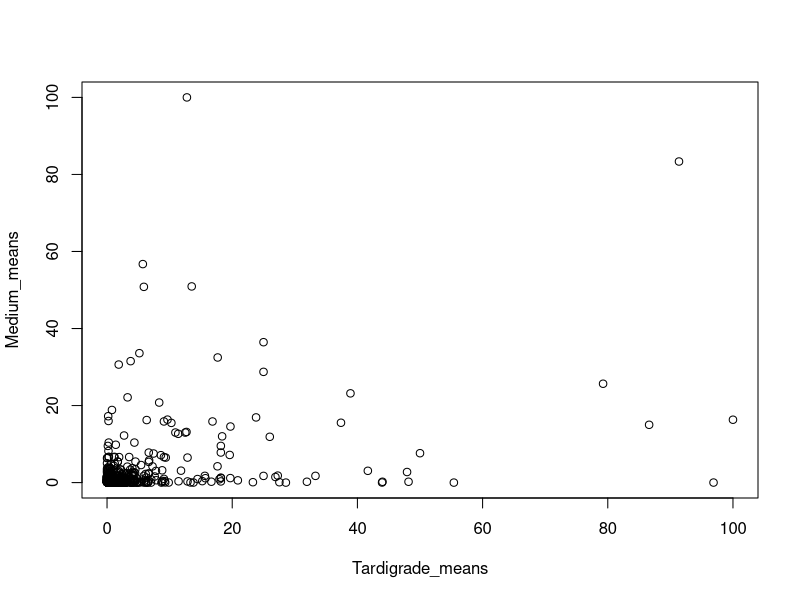
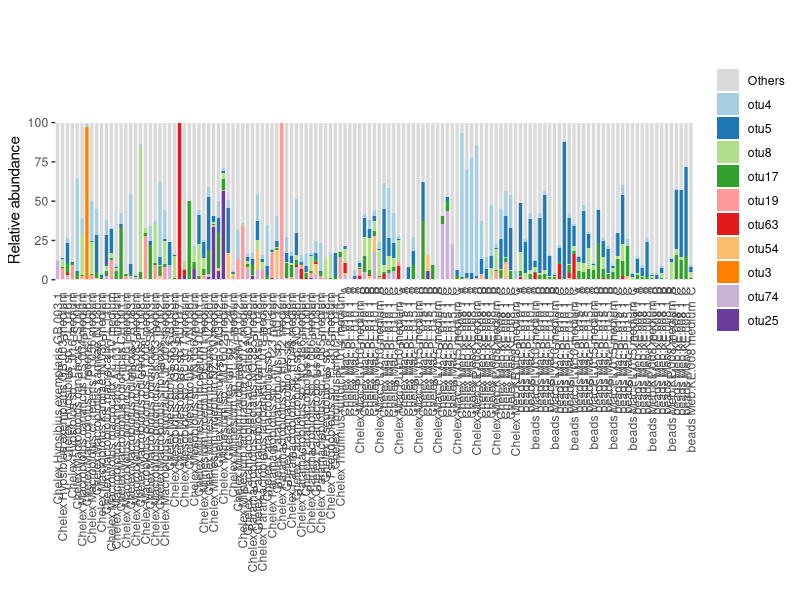

The R script that drew these images, in order:
library(reshape2)
library(ggplot2)

samples<- read.csv("../EXPERIMENT1/SAMPLES_EXPERIMENT1.csv",sep="\t", header=T)
otus<-read.csv("../EXPERIMENT1/Results/Decontaminated_OTU_Table.txt",sep="\t", header=T,row.names=1)


#TO RELATIVE
	X<-otus
	info<-X[1:5]
	n<-ncol(X)
	X<-X[-c(1:5,n)]
	X<-apply(X, 2, function(x){100*x/sum(x)} )
	out<-cbind(info,X)
otus_relative<-out


data<-t(otus_relative[-c(1:5)] )

types<-data.frame(sample_type=t(samples[5, rownames(data)]))
colnames(types)<-"sample_type"

data<-cbind(data, types)

Tardigrade_samples<-subset(data,sample_type=="1")
Medium_samples<-subset(data,sample_type=="medium")

Tardigrade_samples<-subset(Tardigrade_samples, select=-sample_type) 
Medium_samples<-subset(Medium_samples, select=-sample_type) 

Tardigrade_samples<-apply(Tardigrade_samples,2,as.numeric)
Medium_samples<-apply(Medium_samples,2,as.numeric)

Tardigrade_means<-apply(Tardigrade_samples,2,max)
Medium_means<-apply(Medium_samples,2,max)

plot(Tardigrade_means,Medium_means)








as.data.frame(t(samples[5, rownames(data)]),colnames=c("sample_type")) 

 data.frame(t(samples[5, rownames(data)]),colnames=c("sample_type"))






# EMPTY 
otus<-otus[,! colnames(otus) %in%  c("EXPERIMENT_1_T_Neg_PCRI_1","EXPERIMENT_1_T_Neg_PCRI_1","EXPERIMENT_1_T_Neg_PCRI_2")]


#TO RELATIVE
	X<-otus
	info<-X[1:5]
	n<-ncol(X)
	X<-X[-c(1:5,n)]
	X<-apply(X, 2, function(x){100*x/sum(x)} )
	out<-cbind(info,X)
otus<-out

otus<-otus[,-c(1,2,3,4,5)]

apply(otus,1,max)

otusMEAN<-otus[rev(order(rowSums(otus,na.rm=T))),]
otusMAX<-otus[rev(order(apply(otus,1,max))),]

otus<-unique(rbind(otusMEAN[1:5,], otusMAX[1:9,] ))



otus<-rbind(100-colSums(otus),otus)
rownames(otus)[1]<-"Others"

melted_otus<-melt(t(otus))

melted_otus$REPLICATE<-t( samples[1, paste0(melted_otus[,1])])
melted_otus$EXTRACTION<-t( samples[2, paste0(melted_otus[,1])])

melted_otus$EXTRACTION[melted_otus$EXTRACTION=="Chelex"]<-"1.Chelex"
melted_otus$EXTRACTION[melted_otus$EXTRACTION=="beads"]<-"2.SPRIbeads"


melted_otus$SPECIES<-t( samples[3, paste0(melted_otus[,1])])
melted_otus$BLANK_TYPE<-t( samples[4, paste0(melted_otus[,1])])
melted_otus$N<-t( samples[5, paste0(melted_otus[,1])])
melted_otus$WASHED<-t( samples[6, paste0(melted_otus[,1])])
melted_otus$EXPERIMENT<-t( samples[9, paste0(melted_otus[,1])])
melted_otus$GENUS<-t( samples[10, paste0(melted_otus[,1])])
melted_otus$SAMPLE_NAME<-t( samples[11, paste0(melted_otus[,1])])
melted_otus$BLANK_TYPE[melted_otus$BLANK_TYPE=="blank"]<-"0.blank"
melted_otus$BLANK_TYPE[melted_otus$BLANK_TYPE=="ludwik"]<-"1.ludwik"
melted_otus$BLANK_TYPE[melted_otus$BLANK_TYPE=="zywiec"]<-"1.zywiec"
melted_otus$BLANK_TYPE[melted_otus$BLANK_TYPE=="algae"]<-"2.algae"
melted_otus$BLANK_TYPE[melted_otus$BLANK_TYPE=="rotifers"]<-"3.algae"
melted_otus$BLANK_TYPE[melted_otus$BLANK_TYPE==""]<-"4.not_blank"
melted_otus$SAMPLE<-melted_otus[,1]
melted_otus$WITH_REPLICATES<-melted_otus$REPLICATE %in% c("A","B","C")
melted_otus$NAME<-paste(melted_otus$EXTRACTION, melted_otus$SPECIES,melted_otus$REPLICATE,melted_otus$N)

melted_otus<-subset(melted_otus,BLANK_TYPE=="4.not_blank")


THEME<-theme(panel.margin=unit(c(0), "lines"),  axis.ticks.x=element_blank(), panel.grid.major=element_blank(),panel.grid.minor=element_blank(),panel.border=element_rect(colour = "#ffffff", fill=NA, size=0.5), strip.background = element_blank(),axis.text.x = element_text(angle = 90, vjust = 0.5, hjust=1),strip.text   = element_text(size=0),legend.title=element_blank() )


library(RColorBrewer)
col_vector<-c("#dadada",brewer.pal(11, "Paired") )


dev.new()
svg("EXPERIMENT_1_decontaminated_otus.svg",width=20,height=9)
ggplot( melted_otus, aes(x=SAMPLE_NAME,y=value,fill=Var2) )+geom_bar(stat="identity",position="stack", width=2)+ theme(panel.border = element_blank() ,panel.background = element_blank() )+facet_grid(~EXTRACTION+WITH_REPLICATES+BLANK_TYPE+GENUS+SPECIES+REPLICATE+N+SAMPLE, scales = "free", space = "free")+THEME+ scale_y_continuous(limits = c(0,101), expand = c(0, 0))+xlab("")+ylab("Relative abundance") +scale_fill_manual(values=col_vector)

dev.off()


